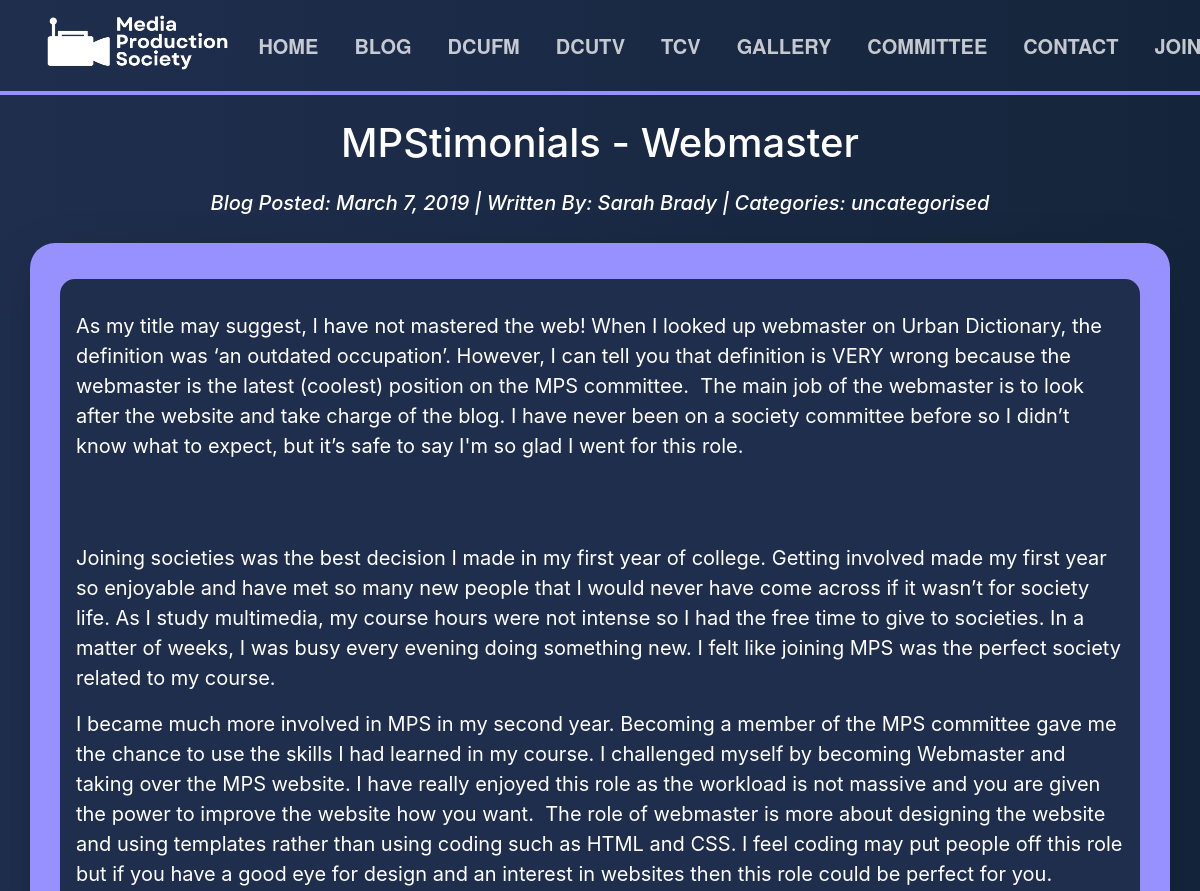
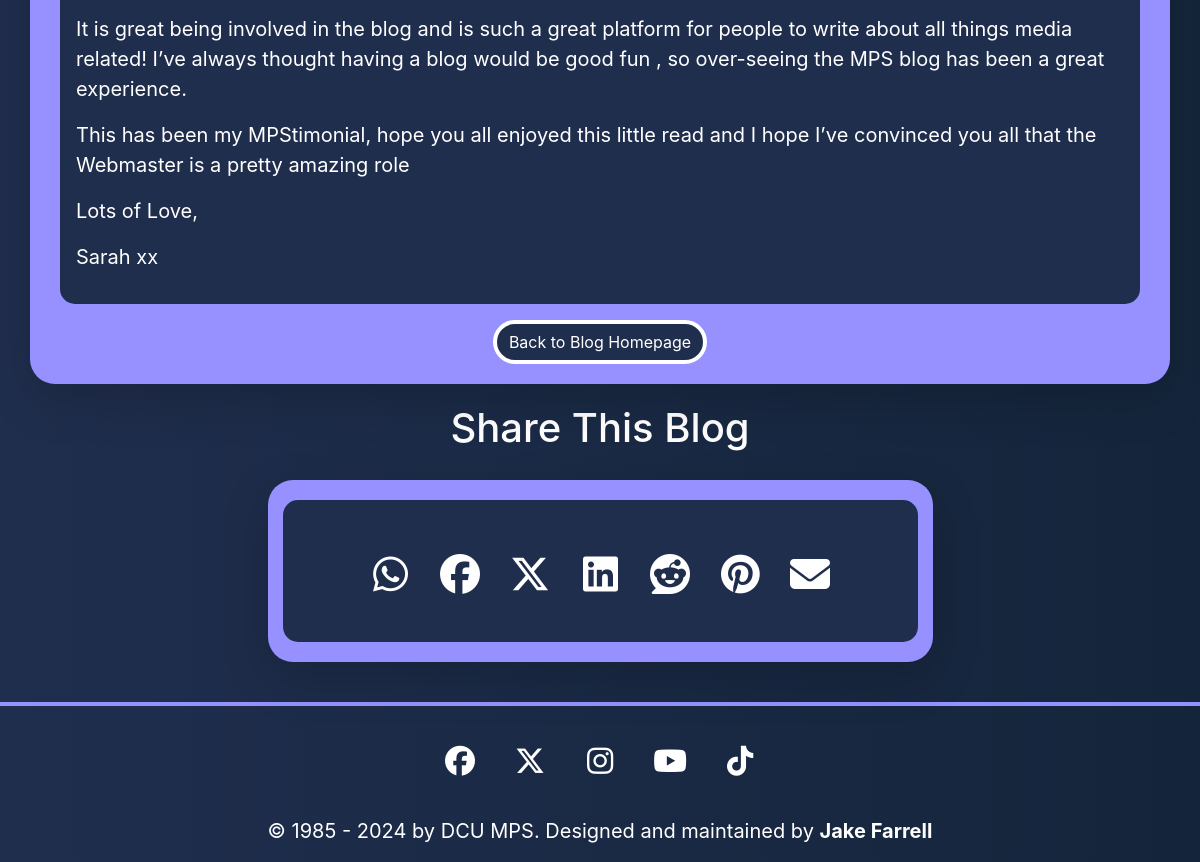
/blog/post/mpstimonials-webmaster/, run on the app's committed database (2 pictures, top to bottom).
### mps_site/models.py (models this page shows, shortened)
class Post(models.Model):
    title = models.CharField(max_length=255)
    post_slug = models.SlugField(max_length=255, blank=True)
    author = models.ForeignKey(Author, on_delete=models.CASCADE)
    preview_image = models.CharField(max_length=255, default="assets/img/other/blank_event.png")
    body = models.TextField()
    created_on = models.DateTimeField(default=timezone.now)
    last_modified = models.DateTimeField(auto_now=True)
    categories = models.ManyToManyField("Category", related_name="posts")
    def get_absolute_url(self):
        return reverse('blog_detail', kwargs={'slug': self.post_slug})

class Author(models.Model):
    name = models.CharField(max_length=255)
    author_slug = models.SlugField(max_length=255, blank=True)
    def __str__(self):
        return self.name

class Category(models.Model):
    name = models.CharField(max_length=255)
    class Meta:
        verbose_name_plural = "categories"

### mps_site/views.py (the view)
# urls.py: path('blog/post/<slug:slug>/', blog_detail, name='blog_detail'),
def blog_detail(request, slug):
    post = get_object_or_404(Post, post_slug=slug)
    md = markdown.Markdown(extensions=["fenced_code"])
    post.body = render_markdown(post.body)
    post.title = render_markdown(post.title)  # If necessary, render Markdown for title
    comments = Comment.objects.filter(post=post)
    post_title_text = post.title.replace("<p>", "").replace("</p>", "")
    context = {
        "post": post,
        "page_name": post_title_text,
        "comments": comments,
        'link': request.build_absolute_uri(post.get_absolute_url()),
    }
    return render(request, "blog/detail.html", context)

### mps_site/utils.py (called while the page is built, shortened)
def render_markdown(text):
    md = markdown.Markdown(extensions=['fenced_code', ImageDimensionsExtension()])
    return md.convert(text)

    def run(self, root):
        for img in root.iter('img'):
            alt_text = img.get('alt', '')
            parts = alt_text.split('|')
        return root

    def extendMarkdown(self, md):
        md.treeprocessors.register(ImageDimensionsTreeprocessor(md), 'image_dimensions', 15)

### mps_site/templates/blog/detail.html (shortened to what this page needs)
{% extends 'base.html' %}
{% load static %}
{% block content %}
{% block page_content %}
<div class="container">
    <h1 class="my-4">{{ post.title | safe }}</h1>
    <h5><i>Blog Posted: {{ post.created_on.date }} | Written By: <a href="{% url 'blog_author' post.author.author_slug %}">{{ post.author }}</a> | Categories:
        {% for category in post.categories.all %}
            <a href="{% url 'blog_category' category.name %}">
                {{ category.name }}
            </a>
        {% endfor %}</h5></i>
    <div class="row justify-content-center">
      <div class="col-md-12 custom-box shadow-lg bg-body">
        <div class="center-contents">
          <div class="container mt-3 blog-image-format">
    <div class=" px-3 py-3" style="font-size: 20px; text-align: left; background-color: #202E4E; border-radius: 15px;">
    <p>{{ post.body | safe }}</p>
</div>
    <a class="btn btn-primary mt-3" style="background-color: #202E4E; border-radius: 25px; border-width: 4px; border-color: white;" href="{% url 'blog_index' %}">Back to Blog Homepage</a>
          </div>
        </div>
        </div>
    </div>
</div>
<div class="container">
    <h1>Share This Blog</h1>
    <div class="row justify-content-center">
      <div class="col-md-7 custom-box shadow-lg bg-body">
        <div class="center-contents">
    <div class="px-3 py-3" style="font-size: 20px; text-align: left; background-color: #202E4E; border-radius: 15px;">
        <div class="social-icons">
            <ul>
                <li><a href="https://api.whatsapp.com/send?text={{ post.title }}%20{{ link }}" target="_blank"><i class="fa-brands fa-whatsapp hvr-bounce-in"></i></a></li>
                <li><a href="https://www.facebook.com/sharer/sharer.php?u={{ link }}" target="_blank"><i class="fa-brands fa-facebook hvr-bounce-in"></i></a></li>
                <li><a href="https://twitter.com/intent/tweet?via=dcumps&text={{ post.title }}&url={{ link }}" target="_blank"><i class="fa-brands fa-x-twitter hvr-bounce-in"></i></a></li>
                <li><a href="https://www.linkedin.com/sharing/share-offsite/?url={{ link }}" target="_blank"><i class="fa-brands fa-linkedin hvr-bounce-in"></i></a></li>
                <li><a href="https://www.reddit.com/submit?url={{ link }}&title={{ post.title }}" target="_blank"><i class="fa-brands fa-reddit hvr-bounce-in"></i></a></li>
                <li><a href="https://pinterest.com/pin/create/button/?url={{ link }}&description={{ post.title }}" target="_blank"><i class="fa-brands fa-pinterest hvr-bounce-in"></i></a></li>
                <li><a href="mailto:?subject={{ post.title }}&body={{ link }}" target="_blank"><i class="fa fa-envelope hvr-bounce-in" aria-hidden="true"></i></a></li>
            </ul>
          </div>
</div>
        </div>
        </div>
    </div>
</div>
{% endblock page_content %}
{% endblock %}

### mps_site/static/css/style.css (style rules this page uses)
:root { --main-color: #202E4E; --secondary-color: #9791FF; --text-color: #ffffff; --hover-color: #FFE085; }
html { scroll-behavior: smooth; }
body { background-color: var(--main-color); }
h1 { text-align: center; color: var(--text-color); font-size: 60px; }
h3, h5 { text-align: center; color: var(--text-color); }
.custom-box { background-color: var(--secondary-color); color: var(--text-color); padding: 20px; margin: 20px; border-radius: 25px; }
.center-contents { text-align: center; }
.social-icons { font-size: 2rem; margin-top: 15px; }
.social-icons a { color: var(--text-color); margin: 0 15px; }
a:link { color: var(--text-color); }
.social-icons { margin-top: 10px; }
.social-icons ul { display: flex; flex-wrap: wrap; justify-content: center; align-items: center; margin: 20px; padding: 10px; }
.social-icons ul li { list-style: none; margin: 0 10px; height: 50px; width: 50px; color: var(--text-color); display: flex; justify-content: center; align-items: center; font-size: 40px; transition: all ease 0.3s; }

### mps_site/templates/base.html (style rules this page uses)
body { background-image: linear-gradient(to right, #202E4E, rgb(20, 37, 59)) !important; margin: 0; }

### data on the page
Post: title "MPStimonials - Webmaster", created_on "March 7, 2019", author "Sarah Brady", body "As my title may suggest, I have not mastered the web! When I looked up webmaster on Urban Dictionary, the definition was ‘an outdated occupation’. However, I can tell you that definition is VERY wrong because the webmaster is the latest (coolest) position on the MPS committee. The main job of the webmaster is to look after the website and take charge of the blog. I have never been on a society committee before so I didn’t know what to expect, but it’s safe to say I'm so glad I went for this role. Joining societies was the best decision I made in my first year of college. Getting involved made my first year so enjoyable and have met so many new people that I would never have come across if…"
Category: name "uncategorised"
